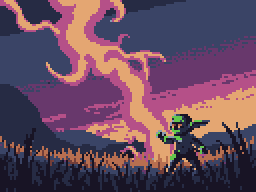
#> input picture game/assets/cards/card_art_arcane_bolt.png, 128 x 96 px, given in place of tower_arrow_tower.png, which was not available (shown 2 times larger)
$ python compose_tower_cards.py
#> lines starting #> are read from the running program, lines starting #| are printed output that depends on the picture; pictures that were not available may be replaced by others from this repository, and a replacement may not be noted
"""Composes card_art_<tower>.png: the tower sprite at 1x on a dusk meadow with its light pool.

Run after changing a tower sprite: python assets-src/cards/compose_tower_cards.py
"""
from pathlib import Path

from PIL import Image, ImageDraw

repo = Path(__file__).resolve().parents[2]
LIGHT = {"arrow_tower": "#2ce8f5", "ballista": "#f77622", "frost_totem": "#c0cbdc", "storm_spire": "#b55088"}
for tid, light in LIGHT.items():
    art = Image.new("RGBA", (128, 96), "#262b44")
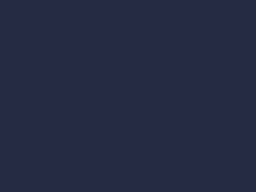
#> art: PIL image 128x96 RGBA (shown 2 times larger); mean R, G, B, A 38, 43, 68, 255
    d = ImageDraw.Draw(art)
    for y, c in ((30, "#3a4466"), (48, "#68386c"), (60, "#b55088")):  # dusk bands
        d.rectangle((0, y, 127, 95), fill=c)
    d.rectangle((0, 68, 127, 95), fill="#193c3e")  # meadow
    d.rectangle((0, 74, 127, 95), fill="#265c42")
    for x in range(3, 128, 9):  # grass tufts
        d.point([(x, 73), (x + 4, 76), (x + 2, 82), (x + 6, 88)], fill="#3e8948")
    d.ellipse((34, 74, 93, 94), fill=light)  # light pool
    d.ellipse((40, 77, 87, 91), fill="#3e8948")
    sprite = Image.open(f"{repo}/game/assets/towers/tower_{tid}.png").convert("RGBA")
#> sprite is the input picture: PIL image 128x96 RGBA; mean R, G, B, A 103, 74.2, 94.9, 255
    # Top at y 14: the hand shows only rows 16-72, and the top is what tells towers apart.
    art.alpha_composite(sprite, (40, 14))
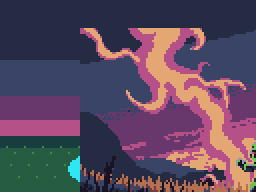
#> art: PIL image 128x96 RGBA (shown 2 times larger); mean R, G, B, A 91.4, 73.1, 94.4, 255
    art.save(f"{repo}/game/assets/cards/card_art_{tid}.png", optimize=True)
#> pass 2 of the loop `for tid, light in LIGHT.items():`:
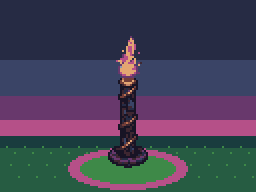
#> input picture game/assets/cards/card_art_storm_spire.png, 128 x 96 px, given in place of tower_ballista.png, which was not available (shown 2 times larger)
#> sprite is the input picture: PIL image 128x96 RGBA; mean R, G, B, A 67, 65.4, 85.4, 255
#> `art.alpha_composite(sprite, (40, 14))`:
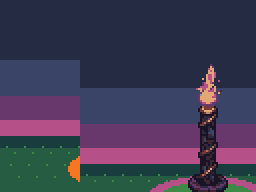
#> art: PIL image 128x96 RGBA (shown 2 times larger); mean R, G, B, A 64.2, 59.5, 83.8, 255
#> (the run stopped early here; a loop or call above may not have finished)
